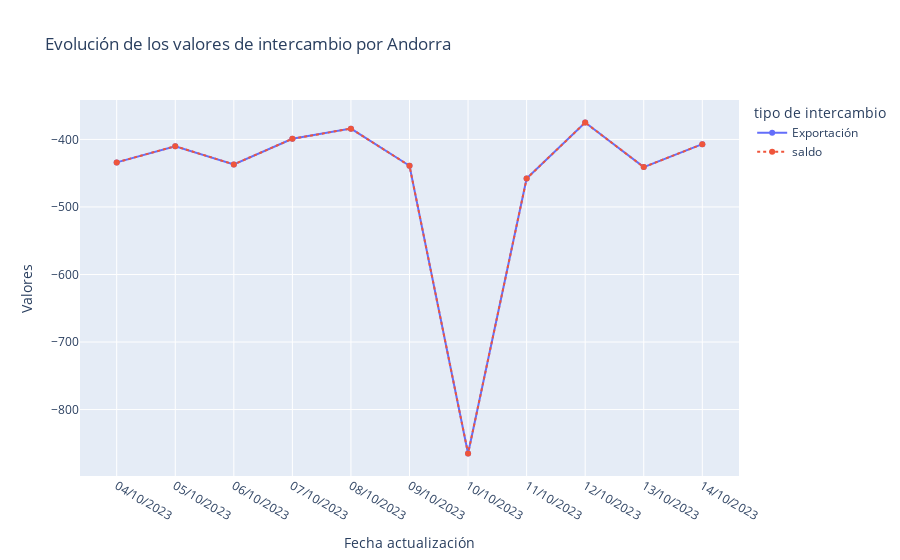

Write notebook code for a chart like this one.
### Code cell
fig = px.line(df_intercambio[df_intercambio['nombre'] == 'Andorra'],
              x='Fecha actualización', y='Valores', color='tipo de intercambio',
              line_group='tipo de intercambio',
              title='Evolución de los valores de intercambio por Andorra',
              markers=True,
              line_dash='tipo de intercambio')

fig.show()

### Figure 1 — Plotly figure (JSON) as saved in the notebook; plotly's stock layout.template omitted (floating-point values rounded to 4 significant figures)
{"data": [{"hovertemplate": "tipo de intercambio=Exportación<br>Fecha actualización=%{x}<br>Valores=%{y}<extra></extra>", "legendgroup": "Exportación", "line": {"color": "#636efa", "dash": "solid"}, "marker": {"symbol": "circle"}, "mode": "lines+markers", "name": "Exportación", "orientation": "v", "showlegend": true, "type": "scatter", "x": ["04/10/2023", "05/10/2023", "06/10/2023", "07/10/2023", "08/10/2023", "09/10/2023", "10/10/2023", "11/10/2023", "12/10/2023", "13/10/2023", "14/10/2023"], "xaxis": "x", "y": [-434, -410, -437, -399, -384, -439, -865, -458, -375, -441, -407], "yaxis": "y"}, {"hovertemplate": "tipo de intercambio=saldo<br>Fecha actualización=%{x}<br>Valores=%{y}<extra></extra>", "legendgroup": "saldo", "line": {"color": "#EF553B", "dash": "dot"}, "marker": {"symbol": "circle"}, "mode": "lines+markers", "name": "saldo", "orientation": "v", "showlegend": true, "type": "scatter", "x": ["04/10/2023", "05/10/2023", "06/10/2023", "07/10/2023", "08/10/2023", "09/10/2023", "10/10/2023", "11/10/2023", "12/10/2023", "13/10/2023", "14/10/2023"], "xaxis": "x", "y": [-434, -410, -437, -399, -384, -439, -865, -458, -375, -441, -407], "yaxis": "y"}], "layout": {"legend": {"title": {"text": "tipo de intercambio"}, "tracegroupgap": 0}, "title": {"text": "Evolución de los valores de intercambio por Andorra"}, "xaxis": {"anchor": "y", "domain": [0, 1], "title": {"text": "Fecha actualización"}}, "yaxis": {"anchor": "x", "domain": [0, 1], "title": {"text": "Valores"}}}}
